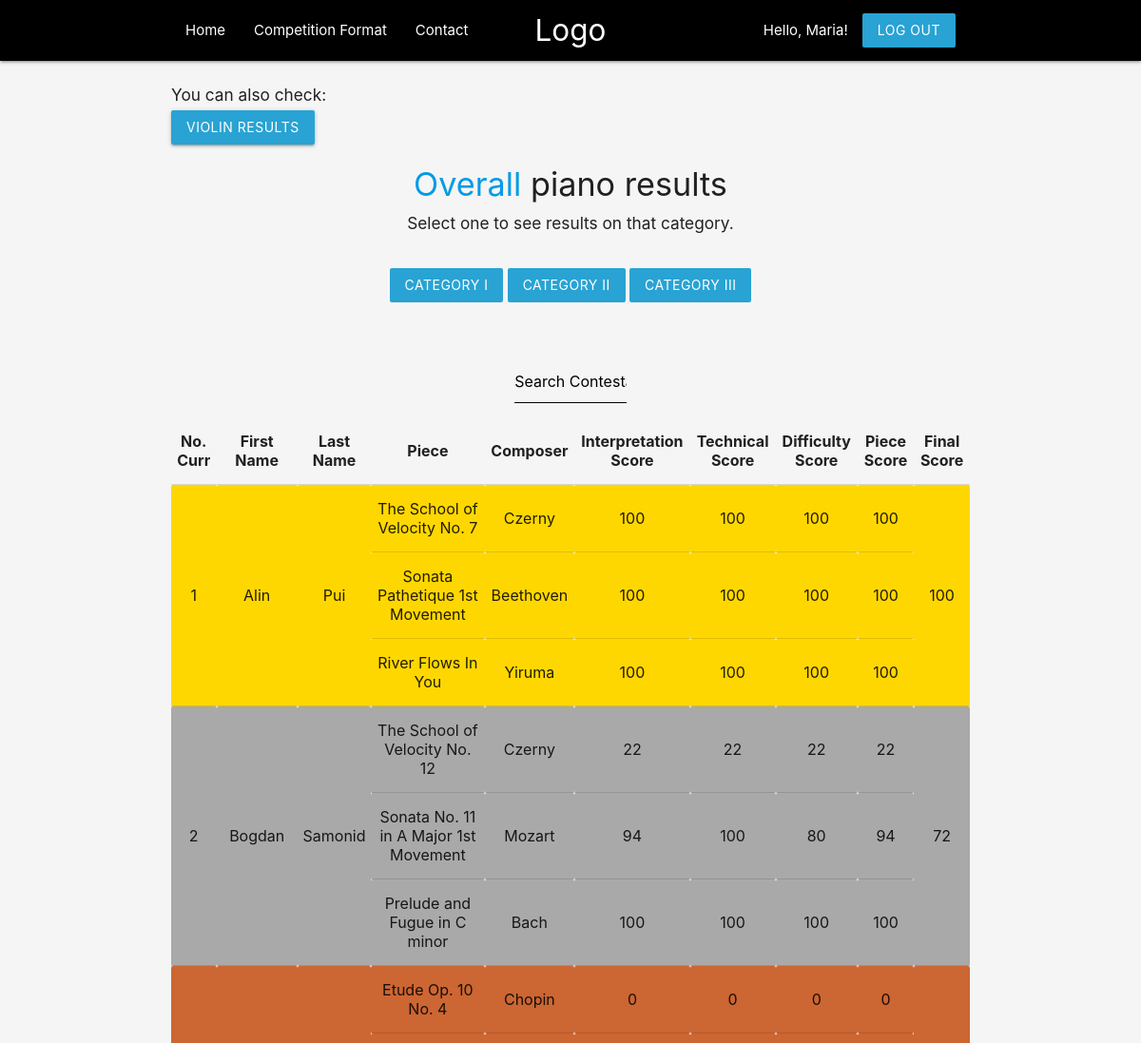
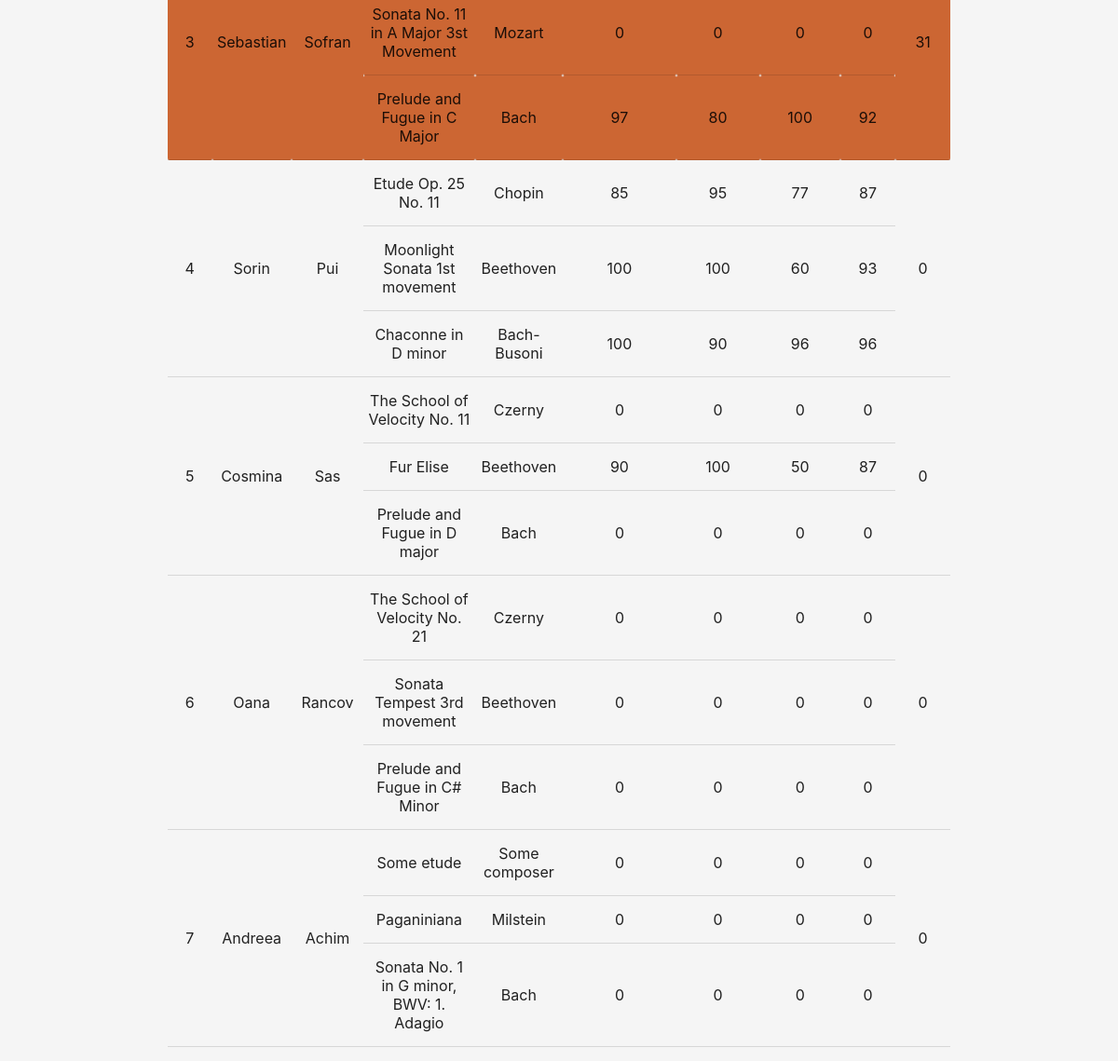
The app's page /piano-standings.php (signed in) with its own data (2 pictures, top to bottom).
### tables this page shows
CREATE TABLE `scores` (
  `ContestantID` int(11) NOT NULL,
  `PieceID` int(11) NOT NULL,
  `InterpretationScore` int(11) NOT NULL DEFAULT 0,
  `TechnicalScore` int(11) NOT NULL DEFAULT 0,
  `DifficultyScore` int(11) NOT NULL DEFAULT 0,
  `OverallScore` int(11) NOT NULL DEFAULT 0
);

CREATE TABLE `contestants` (
  `ID` int(11) NOT NULL,
  `FirstName` varchar(20) NOT NULL,
  `LastName` varchar(20) NOT NULL,
  `Email` varchar(50) NOT NULL,
  `Password` varchar(255) NOT NULL,
  `Age` int(11) NOT NULL,
  `PhoneNumber` varchar(10) NOT NULL,
  `Instrument` varchar(6) NOT NULL,
  `FinalScore` int(11) NOT NULL
);

CREATE TABLE `pieces` (
  `ContestantID` int(11) NOT NULL,
  `PieceID` int(11) NOT NULL,
  `PieceName` varchar(50) NOT NULL,
  `ComposerName` varchar(50) NOT NULL,
  `Category` varchar(7) NOT NULL
);

### piano-standings.php (the view, shortened to what this page needs)
<?php
    $conn = mysqli_connect("localhost", "taniacurutchi", "parola123", "music_competition");
    $sql = "
        SELECT contestants.ID, contestants.FirstName, contestants.LastName, pieces.PieceName, pieces.ComposerName,
        scores.InterpretationScore, scores.TechnicalScore, scores.DifficultyScore, scores.OverallScore,
        contestants.Instrument, contestants.FinalScore
        FROM ((contestants
        INNER JOIN pieces ON contestants.ID=pieces.ContestantID)
        INNER JOIN scores ON contestants.ID=scores.ContestantID AND pieces.PieceID=SCORES.PieceID)
        WHERE contestants.Instrument='piano'
        ORDER BY contestants.FinalScore DESC;
    ";
    $result = mysqli_query($conn, $sql);
    $contestants = mysqli_fetch_all($result, MYSQLI_ASSOC);
?>
<html lang="en">
<head>
    <link rel="stylesheet" href="https://cdnjs.cloudflare.com/ajax/libs/materialize/1.0.0/css/materialize.min.css">
    <link rel="stylesheet" href="stylesheets/standings-style.css">
</head>
<body>
    <?php include "templates/header.php" ?>
    <div class="container section">
        <h6>You can also check:</h6>
        <a href="violin-standings.php" class="btn">Violin Results</a>
        <h4 class="center"><a href="piano-standings.php">Overall</a> piano results</h4>
        <h6 class="center">Select one to see results on that category.</h6>
        <div class="section center">
            <form action="<?php echo $_SERVER['PHP_SELF']; ?>" method="POST">
                <div class="section">
                    <input type="submit" value="category I" name="cat1" class="btn z-depth-0 cat">
                    <input type="submit" value="category II" name="cat2" class="btn z-depth-0 cat">
                    <input type="submit" value="category III" name="cat3" class="btn z-depth-0 cat">
                </div>
            </form>
        </div>
        <div class="container section center">
            <input id="search" type="text" name="searchName" placeholder="Search Contestant">
        </div>
        <table>
            <tr>
                <th>No. Curr</th>
                <th>First Name</th>
                <th>Last Name</th>
                <th>Piece</th>
                <th>Composer</th>
                <th>Interpretation Score</th>
                <th>Technical Score</th>
                <th>Difficulty Score</th>
                <th>Piece Score</th>
                <?php if (!isset($_POST["cat1"]) && !isset($_POST["cat2"]) && !isset($_POST["cat3"])): ?>
                    <th>Final Score</th>
                <?php endif ?>
            </tr>
            <?php $current = 1; ?>
            <?php if(isset($_POST["cat1"]) || isset($_POST["cat2"]) || isset($_POST["cat3"])): ?>
                <script>
                    document.querySelector("#search").setAttribute("class", "searchName1");
                </script>
                <?php foreach($contestants as $contestant): ?>
                    <tr>
                        <td><?php echo $current++; ?></td>
                        <td><?php echo $contestant["FirstName"]; ?></td>
                        <td><?php echo $contestant["LastName"]; ?></td>
                        <td><?php echo $contestant["PieceName"]; ?></td>
                        <td><?php echo $contestant["ComposerName"]; ?></td>
                        <td><?php echo $contestant["InterpretationScore"]; ?></td>
                        <td><?php echo $contestant["TechnicalScore"]; ?></td>
                        <td><?php echo $contestant["DifficultyScore"]; ?></td>
                        <td><?php echo $contestant["OverallScore"]; ?></td>
                    </tr>
                <?php endforeach ?>
            <?php else: ?>
                <?php
                    $current = 1;
                    $i = 0;
                ?>
                <?php while($i < count($contestants)): ?>
                    <?php
                        $ID = $contestants[$i]["ID"];
                        $sql = "
                            SELECT COUNT(PieceID)
                            FROM pieces
                            WHERE ContestantID='$ID';
                        ";
                        $result = mysqli_query($conn, $sql);
                        $count = mysqli_fetch_assoc($result);
                        $number = $count["COUNT(PieceID)"];
                        if ($number < 3){
                            $i += $number;
                            continue;
                        }
                    ?>
                    <tr>
                        <td rowspan="<?php echo $number; ?>"><?php echo $current++ ?></td>
                        <td rowspan="<?php echo $number; ?>"><?php echo $contestants[$i]["FirstName"] ?></td>
                        <td rowspan="<?php echo $number; ?>"><?php echo $contestants[$i]["LastName"] ?></td>
                        <td><?php echo $contestants[$i]["PieceName"] ?></td>
                        <td><?php echo $contestants[$i]["ComposerName"] ?></td>
                        <td><?php echo $contestants[$i]["InterpretationScore"] ?></td>
                        <td><?php echo $contestants[$i]["TechnicalScore"] ?></td>
                        <td><?php echo $contestants[$i]["DifficultyScore"] ?></td>
                        <td><?php echo $contestants[$i]["OverallScore"] ?></td>
                        <td rowspan="<?php echo $number; ?>"><?php echo $contestants[$i]["FinalScore"] ?></td>
                    </tr>
                    <?php for ($j = $i + 1; $j < $number + $i; $j++): ?>
                        <tr>
                            <td><?php echo $contestants[$j]["PieceName"] ?></td>
                            <td><?php echo $contestants[$j]["ComposerName"] ?></td>
                            <td><?php echo $contestants[$j]["InterpretationScore"] ?></td>
                            <td><?php echo $contestants[$j]["TechnicalScore"] ?></td>
                            <td><?php echo $contestants[$j]["DifficultyScore"] ?></td>
                            <td><?php echo $contestants[$j]["OverallScore"] ?></td>
                        </tr>
                    <?php endfor ?>
                    <?php $i += $number; ?>
                <?php endwhile ?>
            <?php endif ?>
        </table>
    </div>
</body>
</html>

### stylesheets/standings-style.css (style rules this page uses)
input { border: none !important; margin: 0 !important; text-align: center; }
td, tr, th { text-align: center !important; }
body { background-color: whitesmoke; }
.btn { background-color: rgb(40, 163, 212) !important; }
.gold { background-color: #FFD700; }
.silver { background-color: #A9A9A9; }
.bronze { background-color: #cc6633; }
.searchName { width: 20% !important; border-bottom: 1px solid !important; }
.searchName::placeholder { color: black !important; }

### records on screen
scores: ContestantID.FirstName "Alin", ContestantID.LastName "Pui", PieceID.PieceName "The School of Velocity No. 7", PieceID.ComposerName "Czerny", InterpretationScore "100", TechnicalScore "100", DifficultyScore "100", OverallScore "100", ContestantID.FinalScore "100"
scores: PieceID.PieceName "Sonata Pathetique 1st Movement", PieceID.ComposerName "Beethoven", InterpretationScore "100", TechnicalScore "100", DifficultyScore "100", OverallScore "100"
scores: PieceID.PieceName "River Flows In You", PieceID.ComposerName "Yiruma", InterpretationScore "100", TechnicalScore "100", DifficultyScore "100", OverallScore "100"
scores: ContestantID.FirstName "Bogdan", ContestantID.LastName "Samonid", PieceID.PieceName "The School of Velocity No. 12", PieceID.ComposerName "Czerny", InterpretationScore "22", TechnicalScore "22", DifficultyScore "22", OverallScore "22", ContestantID.FinalScore "72"
scores: PieceID.PieceName "Sonata No. 11 in A Major 1st Movement", PieceID.ComposerName "Mozart", InterpretationScore "94", TechnicalScore "100", DifficultyScore "80", OverallScore "94"
scores: PieceID.PieceName "Prelude and Fugue in C minor", PieceID.ComposerName "Bach", InterpretationScore "100", TechnicalScore "100", DifficultyScore "100", OverallScore "100"
scores: ContestantID.FirstName "Sebastian", ContestantID.LastName "Sofran", PieceID.PieceName "Etude Op. 10 No. 4", PieceID.ComposerName "Chopin", InterpretationScore "0", TechnicalScore "0", DifficultyScore "0", OverallScore "0", ContestantID.FinalScore "31"
scores: PieceID.PieceName "Sonata No. 11 in A Major 3st Movement", PieceID.ComposerName "Mozart", InterpretationScore "0", TechnicalScore "0", DifficultyScore "0", OverallScore "0"
scores: PieceID.PieceName "Prelude and Fugue in C Major", PieceID.ComposerName "Bach", InterpretationScore "97", TechnicalScore "80", DifficultyScore "100", OverallScore "92"
scores: ContestantID.FirstName "Sorin", ContestantID.LastName "Pui", PieceID.PieceName "Etude Op. 25 No. 11", PieceID.ComposerName "Chopin", InterpretationScore "85", TechnicalScore "95", DifficultyScore "77", OverallScore "87", ContestantID.FinalScore "0"
scores: PieceID.PieceName "Moonlight Sonata 1st movement", PieceID.ComposerName "Beethoven", InterpretationScore "100", TechnicalScore "100", DifficultyScore "60", OverallScore "93"
scores: PieceID.PieceName "Chaconne in D minor", PieceID.ComposerName "Bach-Busoni", InterpretationScore "100", TechnicalScore "90", DifficultyScore "96", OverallScore "96"
scores: ContestantID.FirstName "Cosmina", ContestantID.LastName "Sas", PieceID.PieceName "The School of Velocity No. 11", PieceID.ComposerName "Czerny", InterpretationScore "0", TechnicalScore "0", DifficultyScore "0", OverallScore "0", ContestantID.FinalScore "0"
scores: PieceID.PieceName "Fur Elise", PieceID.ComposerName "Beethoven", InterpretationScore "90", TechnicalScore "100", DifficultyScore "50", OverallScore "87"
scores: PieceID.PieceName "Prelude and Fugue in D major", PieceID.ComposerName "Bach", InterpretationScore "0", TechnicalScore "0", DifficultyScore "0", OverallScore "0"
scores: ContestantID.FirstName "Oana", ContestantID.LastName "Rancov", PieceID.PieceName "The School of Velocity No. 21", PieceID.ComposerName "Czerny", InterpretationScore "0", TechnicalScore "0", DifficultyScore "0", OverallScore "0", ContestantID.FinalScore "0"
scores: PieceID.PieceName "Sonata Tempest 3rd movement", PieceID.ComposerName "Beethoven", InterpretationScore "0", TechnicalScore "0", DifficultyScore "0", OverallScore "0"
scores: PieceID.PieceName "Prelude and Fugue in C# Minor", PieceID.ComposerName "Bach", InterpretationScore "0", TechnicalScore "0", DifficultyScore "0", OverallScore "0"
scores: ContestantID.FirstName "Andreea", ContestantID.LastName "Achim", PieceID.PieceName "Some etude", PieceID.ComposerName "Some composer", InterpretationScore "0", TechnicalScore "0", DifficultyScore "0", OverallScore "0", ContestantID.FinalScore "0"
scores: PieceID.PieceName "Paganiniana", PieceID.ComposerName "Milstein", InterpretationScore "0", TechnicalScore "0", DifficultyScore "0", OverallScore "0"
scores: PieceID.PieceName "Sonata No. 1 in G minor, BWV: 1. Adagio", PieceID.ComposerName "Bach", InterpretationScore "0", TechnicalScore "0", DifficultyScore "0", OverallScore "0"

### other values on screen
$_SESSION["firstName"] "Maria"
